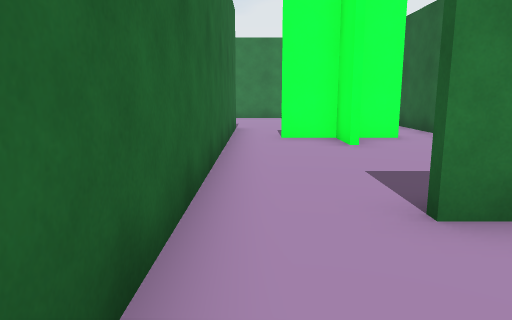
View 1 (above)

16 first-person views from a walk through a scene from a Unity 3-D project. The camera is 1.2 m above the floor, tilts 10° down and sees 70° across. The floor is counted in squares, 1.2 m on a side. Each view is taken from the middle of a square. On the plan, view 1 faces up. The plan holds only what a view shows up to about 13 squares ahead; the rest is blank. The place goes on beyond the plan. The player character is not drawn. Some animated figures are left out. Door leaves are left out, so doorways stand open.

View 2
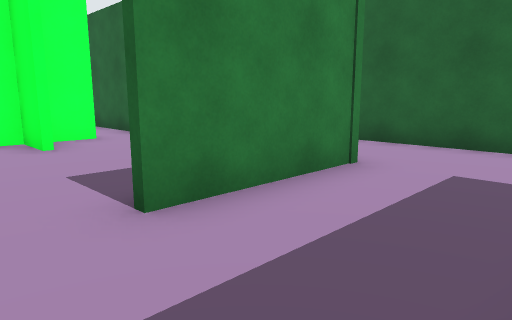

View 3
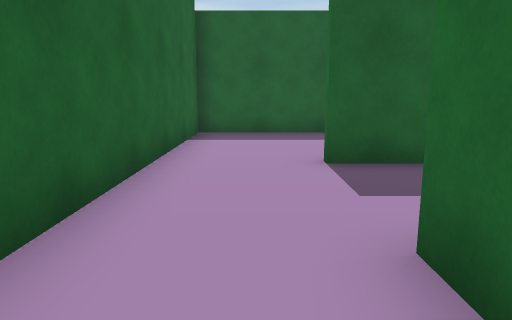

View 4
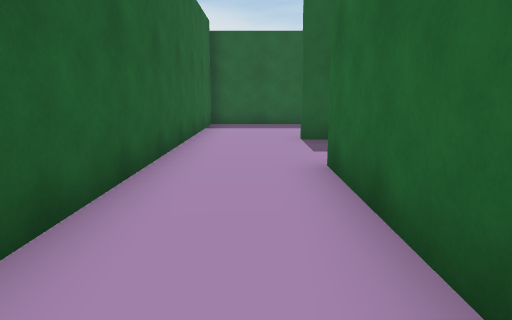

View 5
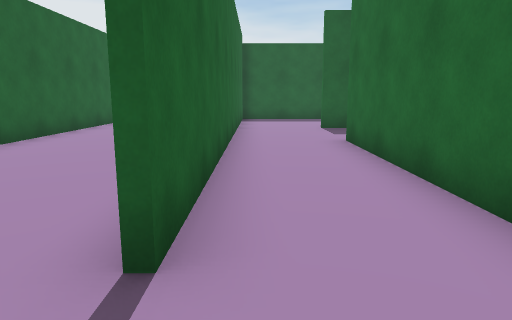

View 6
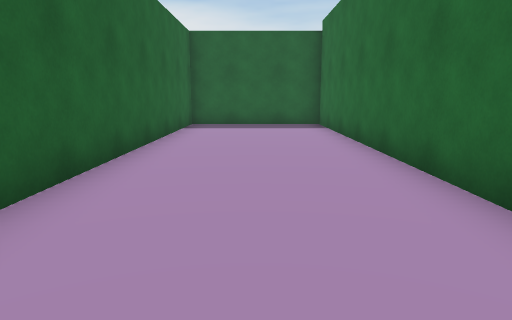

View 7
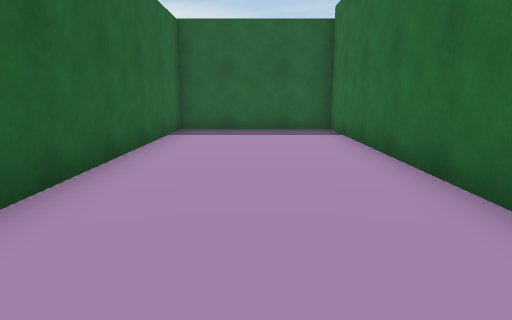

View 8
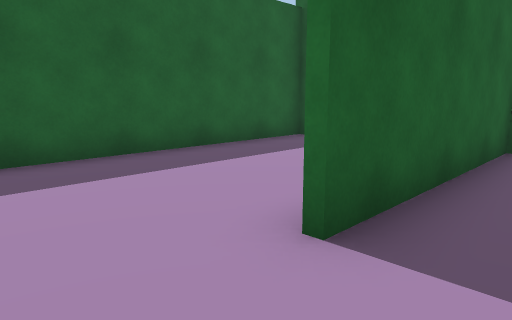

View 9
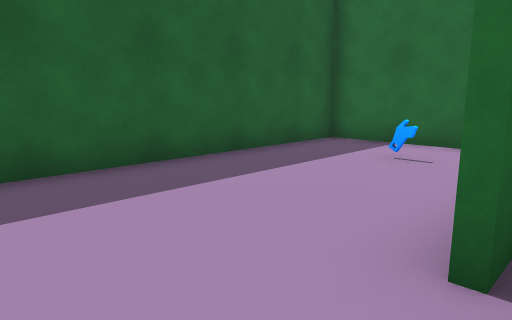

View 10
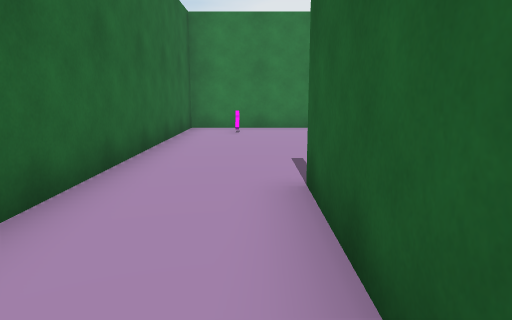

View 11
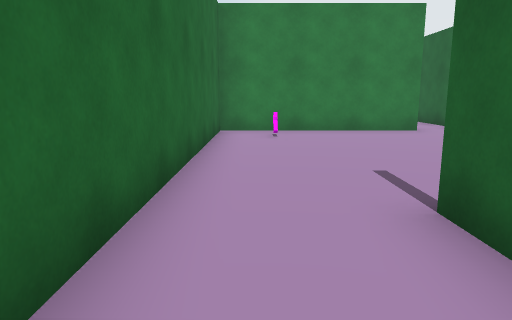

View 12
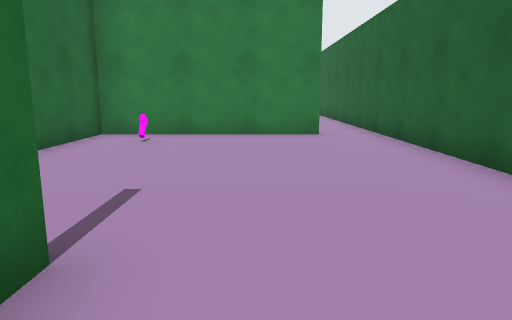

View 13
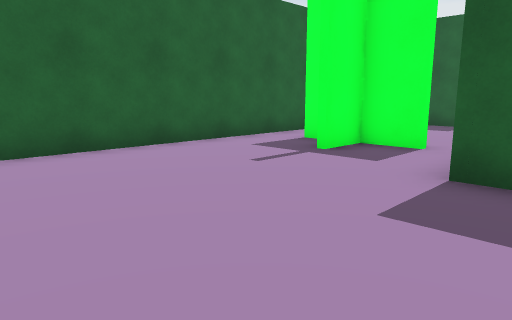

View 14
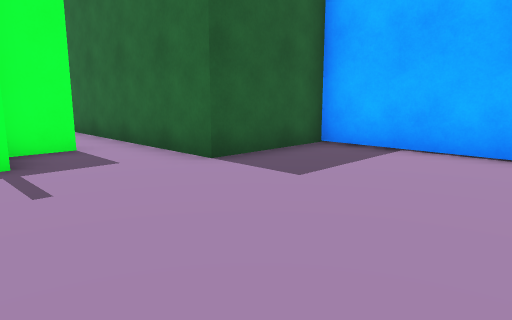

View 15
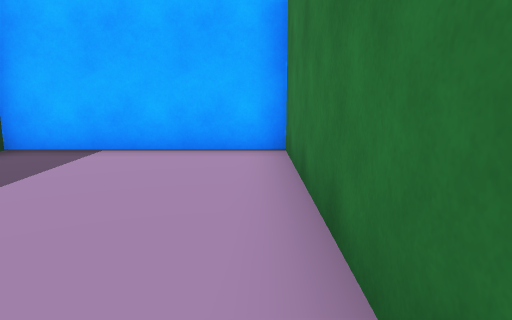

View 16
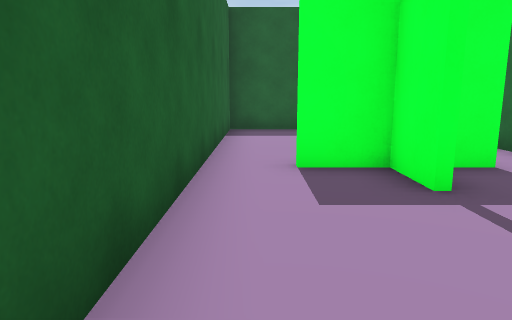

### Floor plan
Ten units are one square. View 1 is at (0, 0); x grows to the right and y downward. Boxes are objects, and circles mark ways between rooms. Rooms are numbered by the first view taken in them; rooms with no view inside come last. Other rooms are left out.
<svg viewBox="-42 -171 170 226">
<path fill="none" stroke="#000" d="M-6 -25 -6 4 50 4M-6 20 -6 50 81 50M76 50 76 -91M50 -104 50 -28 14 -28M78 -50 78 50M78 -91 78 -86M123 -116 123 -165M108 -166 50 -166 50 -104M81 50 123 50 123 -49M24 -166 -37 -166 -37 -114 -6 -114 -6 -94M5 -89 35 -89M19 -89 19 -102M48 -94 48 -149M19 -74 19 -87 6 -87M18 -30 48 -30 48 -94M35 -87 24 -87M21 -102 21 -87M-6 -94 -6 -25"/>
<rect x="5" y="15" width="10" height="10" fill="#bbb"><title>key</title></rect>
<rect x="55" y="-155" width="10" height="10" fill="#bbb"><title>key</title></rect>
<circle cx="65" cy="-95" r="3" fill="#2a7"/>
<circle cx="5" cy="-30" r="3" fill="#2a7"/>
<circle cx="0" cy="-100" r="3" fill="#2a7"/>
<circle cx="40" cy="-100" r="3" fill="#2a7"/>
<text x="40" y="-10">1</text>
<text x="100" y="-70">2</text>
<text x="10" y="-130">3</text>
<text x="20" y="-60">4</text>
</svg>
Room 1 opens to room 2. Room 1 opens to room 4. Room 3 opens to room 4.

Where each view was taken, in squares from view 1:
view 1: 0 up, 0 right, facing up
view 2: 0 up, 0 right, facing up-right
view 3: 5 up, 6 right, facing down
view 4: 8 up, 6 right, facing down
view 5: 11 up, 7 right, facing down
view 6: 8 up, 10 right, facing down
view 7: 6 up, 10 right, facing down
view 8: 1 up, 7 right, facing down-left
view 9: 0 up, 7 right, facing down-left
view 10: 5 up, 7 right, facing up
view 11: 6 up, 6 right, facing up
view 12: 7 up, 9 right, facing up
view 13: 16 up, 2 left, facing down-right
view 14: 16 up, 3 right, facing down-left
view 15: 16 up, 3 right, facing left
view 16: 14 up, 4 right, facing down
